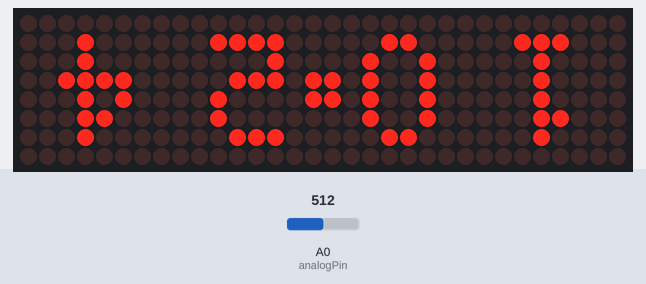
Bench run of a program on a simulated Arduino Uno, built for the host (arithmetic inside an expression is 32-bit, double 64-bit). Shown: 32×8 LED matrix. Inputs (shaded band) come from the test bench; at power-on: A0 (analogPin) = 512. The local clock reads 2024-03-15 10:24:30 at power-on unless the program sets it; what the program prints to the serial monitor is not drawn.

Above: at 1.8 s.
1.9 s: A0 (analogPin) set to 340
3.5 s: A0 (analogPin) set to 710
5.5 s: A0 (analogPin) set to 910
Timing chart, 0 to 8.5 s (numbered marks = the images above; inputs shaded):
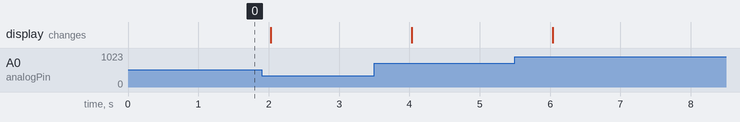

The program:

main.cpp
```cpp
#include <Arduino.h>
#include <SPI.h>
#include <LedControl.h>
#include <iarduino_RTC.h>
#include <LedDisplay.h>
#include <RBD_Timer.h>

/*
 * dataPin		pin on the Arduino where data gets shifted out
 * clockPin		pin for the clock
 * csPin		pin for selecting the device
 */
LedDisplay display = LedDisplay(12, 10, 11);

/**
 * name, rst , clk, data;
 */
iarduino_RTC watch = iarduino_RTC(RTC_DS1302, 2, 3, 4);

RBD::Timer minuteTimer(60000);
RBD::Timer lightSyncTimer(1000);
int analogPin = A0;

void setup() {
  Serial.begin(9600);
  watch.begin();
  //sec/min/hour/day/month/year/day of the week
  // watch.settime(-1, 27, 17, 4, 3, 2020, 4);
  // watch.blinktime(2);
  display.begin();
}

void loop() {
  if (minuteTimer.isExpired()) {
    display.clearAll();
    display.displayTime(watch.gettime("H:i"));
    minuteTimer.restart();
  }

  if (lightSyncTimer.isExpired()) {
    int light = analogRead(analogPin);

    if (light > 900) {
      display.SetIntensity(15);
    } else if (light > 700) {
      display.SetIntensity(11);
    } else if (light > 350) {
      display.SetIntensity(7);
    } else {
      display.SetIntensity(0);
    }

    Serial.println(light);
    lightSyncTimer.restart();
  }
}
```
